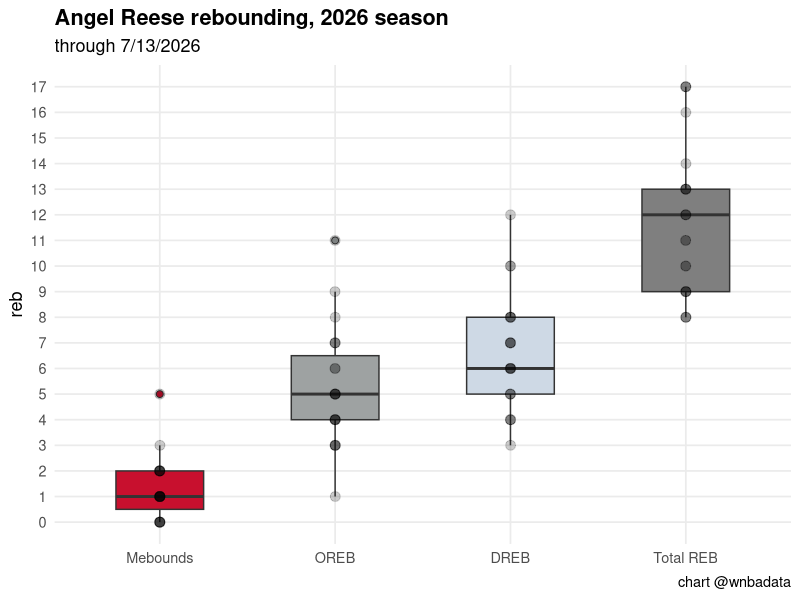

Recreate this plot in R.
library(tibble)
library(dplyr)
library(tidyr)
library(ggplot2)

#gathered from basketball reference :/ wehoop was down idk
reese <- tribble(
  ~game,        ~mebounds, ~orb, ~drb, ~total,
  "5/9/2026",   2,  9,  5, 14,
  "5/12/2026",  2,  8,  8, 16,
  "5/17/2026",  0,  4,  4,  8,
  "5/22/2026",  0,  3,  6,  9,
  "5/24/2026",  1,  5,  5, 10,
  "5/27/2026",  1,  4,  4,  8,
  "5/29/2026",  2,  5,  7, 12,
  "6/2/2026",   1,  7,  6, 13,
  "6/4/2026",   0,  4,  6, 10,
  "6/6/2026",   1,  7, 10, 17,
  "6/9/2026",   1,  5, 12, 17,
  "6/11/2026",  1,  6,  3,  9,
  "6/14/2026",  5, 11,  6, 17,
  "6/18/2026",  1,  4,  7, 11,
  "6/20/2026",  0,  4,  4,  8,
  "6/22/2026",  0,  3,  6,  9,
  "6/24/2026",  3,  7,  5, 12,
  "6/26/2026",  1,  5,  7, 12,
  "6/27/2026",  0,  1,  8,  9,
  "7/2/2026",   2,  6,  7, 13,
  "7/4/2026",   2,  5,  8, 13,
  "7/9/2026",   2,  3,  8, 11,
  "7/11/2026",  NA, NA, NA, NA,
  "7/13/2026",  1,  3, 10, 13
) %>%
  mutate(game = as.Date(game, format = "%m/%d/%Y")) %>%
  filter(!is.na(total))  # drops the missing 7/11 game


reese_long <- reese %>%
  pivot_longer(cols = c(mebounds, orb, drb, total),
               names_to = "stat", values_to = "value") %>%
  mutate(stat = factor(stat,
                        levels = c("mebounds", "orb", "drb", "total"),
                        labels = c("Mebounds", "OREB", "DREB", "Total REB")))


ggplot(reese_long, aes(x = stat, y = value, fill = stat)) +
  geom_boxplot(width = 0.5, outlier.shape = 21, outlier.size = 2) +
  geom_jitter(width = 0.001, alpha = 0.2, height=0, size = 3) +
  scale_fill_manual(values = c("Mebounds" = "#C8102E",
                                "OREB"     = "#9EA2A2",
                                "DREB"     = "#CED9E5",
                                "TREB"     = "#373A36")) +
  scale_y_continuous(breaks = seq(0, max(reese_long$value, na.rm = TRUE), by = 1)) +
  labs(
    title = "Angel Reese rebounding, 2026 season",
    subtitle = "through 7/13/2026",
    x = NULL,
    y = "reb",
    caption= "chart @wnbadata"
  ) +
  theme_minimal(base_size = 13) +
  theme(
    plot.title = element_text(face = "bold"),
    legend.position = "none",
    panel.grid.minor = element_blank()
  )
